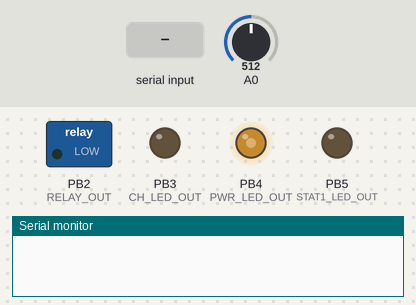
The sketch below on a simulated ATtiny85, built with avr-gcc and run on an emulated ATtiny85. On the bench: switched loads named in the sketch (green lamp = pin HIGH), output pins drawn as LEDs (lit = HIGH), the last lines printed to the serial monitor. Dashed ring = blinking. The test bench sets the inputs (shaded band); at power-on: A0 = 512.

Above: at 1.2 s.
1.3 s: "tmp\n" received over Serial
At 1.45 s:
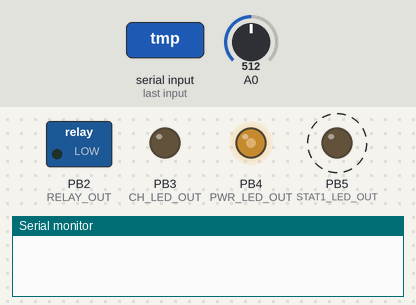
3.1 s: "chon\n" received over Serial
At 4.3 s:
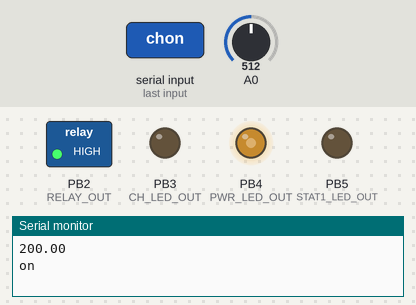
4.6 s: "tmp\n" received over Serial
At 4.75 s:
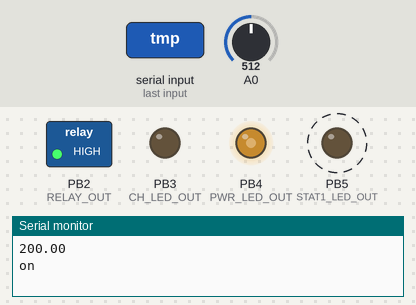
Timing chart, 0 to 34.7 s (numbered marks = the images above; inputs shaded):
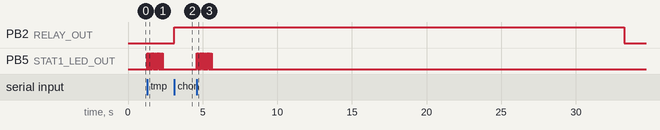

The sketch:

heating_interface.ino
```cpp
#define TEMP_IN 0
#define RELAY_OUT 2

#define CH_LED_OUT 3
#define CH_LED_BRIGHTNESS 50

#define PWR_LED_OUT 4
#define PWR_LED_BRIGHTNESS 128

#define STAT1_LED_OUT 5
#define STAT1_LED_BRIGHTNESS 255

#define STAT2_LED_OUT 6
#define STAT2_LED_BRIGHTNESS 255

#define AVG_TEMP_NUM_READINGS 20
#define AVG_TEMP_READING_DELAY 50

#define CH_TIMEOUT_MILLIS 30000

unsigned long foo = 4294967290;
unsigned long chOffTime = 0; // Time at which CH should turn off, automatically incremented with every heartbeat
boolean chOn = 0; // Whether the heating is actually on or off
boolean chSetOn = 0; // Whether the heating is set to be on or off
boolean wrapped = 0; // Used to handle the value of millis() overflowing

void setup() {
  pinMode(RELAY_OUT, OUTPUT);
  pinMode(CH_LED_OUT, OUTPUT);
  pinMode(PWR_LED_OUT, OUTPUT);
  pinMode(STAT1_LED_OUT, OUTPUT);
  pinMode(STAT2_LED_OUT, OUTPUT);
  Serial.begin(115200);
  analogWrite(PWR_LED_OUT, PWR_LED_BRIGHTNESS);
}

void loop() {
  char command[10];
  byte msgLen = Serial.readBytesUntil('\n', command, 10);
  command[msgLen] = '\0';
  if (msgLen > 0) {
    stat2_led_on();
  }
  if (strcmp(command, "tmp") == 0) {
    Serial.println(averagedTemp());
  } else if (strcmp(command, "chon") == 0) {
    heatingOn();
    chOffTime = millis() + CH_TIMEOUT_MILLIS;

    // If this is true then millis() must have wrapped, set wrapped to 1 so that
    // we disable the timeout check.  Wrapped will be set back and check will be
    // reenabled once we have recovered.
    wrapped = millis() > chOffTime;

    chSetOn = 1;
    Serial.println("on");
  } else if (strcmp(command, "choff") == 0) {
    heatingOff();
    chSetOn = 0;
    Serial.println("off");
  } else if (msgLen > 0) {
    Serial.println("err");
  }
  delay(100);
  stat2_led_off();

  if (millis() > chOffTime && chOn && !wrapped) {
    heatingOff();
  }

  if (chSetOn != chOn) {
    ch_led_on();
    delay(100);
    ch_led_off();
  }
}

float averagedTemp() {
  float tempSum = 0;
  for(int i=0; i < AVG_TEMP_NUM_READINGS; i++) {
    tempSum += readTemp();

    stat1_led_on();
    delay(AVG_TEMP_READING_DELAY/2);
    stat1_led_off();
    delay(AVG_TEMP_READING_DELAY/2);
  }

  float avgTemp = tempSum/AVG_TEMP_NUM_READINGS;
  avgTemp = floor(avgTemp * 2 + 0.5)/2; // Round temperature to nearest 0.5

  return avgTemp;
}

float readTemp() {
  int rawValue = analogRead(TEMP_IN);

  float voltage = (rawValue / 1024.0) * (readVcc()/1000.0);
  float temperature = (voltage - 0.5) / 0.01;

  return temperature;
}

void heatingOn() {
  digitalWrite(RELAY_OUT, HIGH);
  ch_led_on();
  chOn = 1;
}

void heatingOff() {
  digitalWrite(RELAY_OUT, LOW);
  ch_led_off();
  chOn = 0;
}

void ch_led_on() {
  analogWrite(CH_LED_OUT, CH_LED_BRIGHTNESS);
}

void ch_led_off() {
  digitalWrite(CH_LED_OUT, LOW);
}

void stat1_led_on() {
  analogWrite(STAT1_LED_OUT, STAT1_LED_BRIGHTNESS);
}

void stat2_led_on() {
  analogWrite(STAT2_LED_OUT, STAT2_LED_BRIGHTNESS);
}

void stat1_led_off() {
  digitalWrite(STAT1_LED_OUT, LOW);
}

void stat2_led_off() {
  digitalWrite(STAT2_LED_OUT, LOW);
}

long readVcc() {
  // Read 1.1V reference against AVcc
  // set the reference to Vcc and the measurement to the internal 1.1V reference
  #if defined(__AVR_ATmega32U4__) || defined(__AVR_ATmega1280__) || defined(__AVR_ATmega2560__)
    ADMUX = _BV(REFS0) | _BV(MUX4) | _BV(MUX3) | _BV(MUX2) | _BV(MUX1);
  #elif defined (__AVR_ATtiny24__) || defined(__AVR_ATtiny44__) || defined(__AVR_ATtiny84__)
    ADMUX = _BV(MUX5) | _BV(MUX0);
  #elif defined (__AVR_ATtiny25__) || defined(__AVR_ATtiny45__) || defined(__AVR_ATtiny85__)
    ADMUX = _BV(MUX3) | _BV(MUX2);
  #else
    ADMUX = _BV(REFS0) | _BV(MUX3) | _BV(MUX2) | _BV(MUX1);
  #endif

  delay(2); // Wait for Vref to settle
  ADCSRA |= _BV(ADSC); // Start conversion
  while (bit_is_set(ADCSRA,ADSC)); // measuring

  uint8_t low  = ADCL; // must read ADCL first - it then locks ADCH
  uint8_t high = ADCH; // unlocks both

  long result = (high<<8) | low;

  result = 1125300L / result; // Calculate Vcc (in mV); 1125300 = 1.1*1023*1000
  return result; // Vcc in millivolts
}
```

Measured:
- after the input at 1.3 s, PB5 (STAT1_LED_OUT): alternates HIGH for 0.03 s and LOW for 0.03 s, 40 changes in all, then stays LOW, starting at once
- after the input at 3.1 s, PB2 (RELAY_OUT): LOW → HIGH at once
- after the input at 4.6 s, PB2 (RELAY_OUT): HIGH → LOW after 28.6 s instead of 29.4 s; PB5 (STAT1_LED_OUT): alternates HIGH for 0.03 s and LOW for 0.03 s, 40 changes in all, then stays LOW, starting at once
